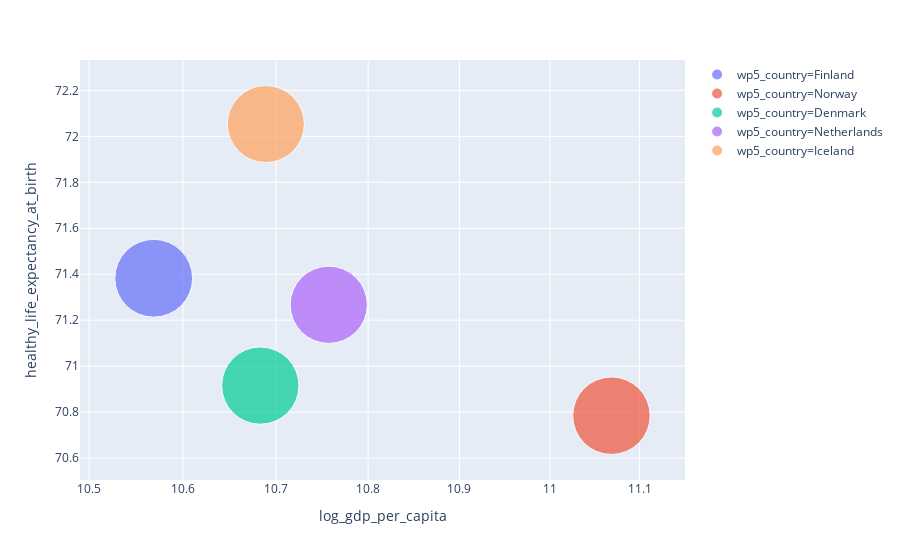

Notebook code cell kept with this figure:
### Code cell
px.scatter(sample1, x="log_gdp_per_capita", y="healthy_life_expectancy_at_birth", size="life_ladder", color="wp5_country", hover_name="wp5_country",
           log_x=True, size_max=55)

### Figure 1 — Plotly figure (JSON) as saved in the notebook; plotly's stock layout.template omitted (floating-point values rounded to 4 significant figures)
{"data": [{"hoverlabel": {"namelength": 0}, "hovertemplate": "<b>%{hovertext}</b><br><br>wp5_country=Finland<br>log_gdp_per_capita=%{x}<br>healthy_life_expectancy_at_birth=%{y}<br>life_ladder=%{marker.size}", "hovertext": ["Finland"], "legendgroup": "wp5_country=Finland", "marker": {"color": "#636efa", "size": [7.66], "sizemode": "area", "sizeref": 0.002532, "symbol": "circle"}, "mode": "markers", "name": "wp5_country=Finland", "showlegend": true, "type": "scatter", "x": [10.57], "xaxis": "x", "y": [71.38], "yaxis": "y"}, {"hoverlabel": {"namelength": 0}, "hovertemplate": "<b>%{hovertext}</b><br><br>wp5_country=Norway<br>log_gdp_per_capita=%{x}<br>healthy_life_expectancy_at_birth=%{y}<br>life_ladder=%{marker.size}", "hovertext": ["Norway"], "legendgroup": "wp5_country=Norway", "marker": {"color": "#EF553B", "size": [7.596], "sizemode": "area", "sizeref": 0.002532, "symbol": "circle"}, "mode": "markers", "name": "wp5_country=Norway", "showlegend": true, "type": "scatter", "x": [11.07], "xaxis": "x", "y": [70.78], "yaxis": "y"}, {"hoverlabel": {"namelength": 0}, "hovertemplate": "<b>%{hovertext}</b><br><br>wp5_country=Denmark<br>log_gdp_per_capita=%{x}<br>healthy_life_expectancy_at_birth=%{y}<br>life_ladder=%{marker.size}", "hovertext": ["Denmark"], "legendgroup": "wp5_country=Denmark", "marker": {"color": "#00cc96", "size": [7.558], "sizemode": "area", "sizeref": 0.002532, "symbol": "circle"}, "mode": "markers", "name": "wp5_country=Denmark", "showlegend": true, "type": "scatter", "x": [10.68], "xaxis": "x", "y": [70.92], "yaxis": "y"}, {"hoverlabel": {"namelength": 0}, "hovertemplate": "<b>%{hovertext}</b><br><br>wp5_country=Netherlands<br>log_gdp_per_capita=%{x}<br>healthy_life_expectancy_at_birth=%{y}<br>life_ladder=%{marker.size}", "hovertext": ["Netherlands"], "legendgroup": "wp5_country=Netherlands", "marker": {"color": "#ab63fa", "size": [7.541], "sizemode": "area", "sizeref": 0.002532, "symbol": "circle"}, "mode": "markers", "name": "wp5_country=Netherlands", "showlegend": true, "type": "scatter", "x": [10.76], "xaxis": "x", "y": [71.27], "yaxis": "y"}, {"hoverlabel": {"namelength": 0}, "hovertemplate": "<b>%{hovertext}</b><br><br>wp5_country=Iceland<br>log_gdp_per_capita=%{x}<br>healthy_life_expectancy_at_birth=%{y}<br>life_ladder=%{marker.size}", "hovertext": ["Iceland"], "legendgroup": "wp5_country=Iceland", "marker": {"color": "#FFA15A", "size": [7.51], "sizemode": "area", "sizeref": 0.002532, "symbol": "circle"}, "mode": "markers", "name": "wp5_country=Iceland", "showlegend": true, "type": "scatter", "x": [10.69], "xaxis": "x", "y": [72.05], "yaxis": "y"}], "layout": {"legend": {"itemsizing": "constant", "tracegroupgap": 0}, "margin": {"t": 60}, "xaxis": {"anchor": "y", "domain": [0, 1], "title": {"text": "log_gdp_per_capita"}, "type": "log"}, "yaxis": {"anchor": "x", "domain": [0, 1], "title": {"text": "healthy_life_expectancy_at_birth"}}}}
